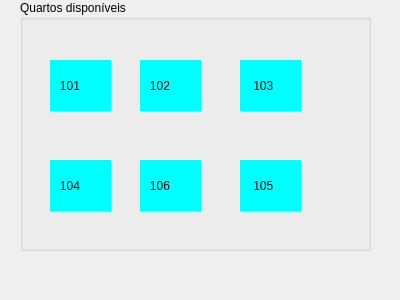
<?xml version="1.0" encoding="UTF-8"?>
<ui version="4.0">
 <class>fm_disponiveis</class>
 <widget class="QDialog" name="fm_disponiveis">
  <property name="geometry">
   <rect>
    <x>0</x>
    <y>0</y>
    <width>400</width>
    <height>300</height>
   </rect>
  </property>
  <property name="windowTitle">
   <string>Dialog</string>
  </property>
  <property name="styleSheet">
   <string notr="true">QLabel{
	background-color:#00FFFF;
	color: black;
}</string>
  </property>
  <widget class="QGroupBox" name="groupBox">
   <property name="geometry">
    <rect>
     <x>20</x>
     <y>0</y>
     <width>351</width>
     <height>251</height>
    </rect>
   </property>
   <property name="title">
    <string>Quartos disponíveis</string>
   </property>
   <widget class="QLabel" name="label101">
    <property name="geometry">
     <rect>
      <x>30</x>
      <y>60</y>
      <width>61</width>
      <height>51</height>
     </rect>
    </property>
    <property name="styleSheet">
     <string notr="true">background-color:#00FFFF;</string>
    </property>
    <property name="text">
     <string>   101</string>
    </property>
   </widget>
   <widget class="QLabel" name="label102">
    <property name="geometry">
     <rect>
      <x>120</x>
      <y>60</y>
      <width>61</width>
      <height>51</height>
     </rect>
    </property>
    <property name="styleSheet">
     <string notr="true">background-color:#00FFFF;</string>
    </property>
    <property name="text">
     <string>   102</string>
    </property>
   </widget>
   <widget class="QLabel" name="label103">
    <property name="geometry">
     <rect>
      <x>220</x>
      <y>60</y>
      <width>61</width>
      <height>51</height>
     </rect>
    </property>
    <property name="text">
     <string>    103</string>
    </property>
   </widget>
   <widget class="QLabel" name="label104">
    <property name="geometry">
     <rect>
      <x>30</x>
      <y>160</y>
      <width>61</width>
      <height>51</height>
     </rect>
    </property>
    <property name="text">
     <string>   104</string>
    </property>
   </widget>
   <widget class="QLabel" name="label106">
    <property name="geometry">
     <rect>
      <x>120</x>
      <y>160</y>
      <width>61</width>
      <height>51</height>
     </rect>
    </property>
    <property name="text">
     <string>   106</string>
    </property>
   </widget>
   <widget class="QLabel" name="label105">
    <property name="geometry">
     <rect>
      <x>220</x>
      <y>160</y>
      <width>61</width>
      <height>51</height>
     </rect>
    </property>
    <property name="styleSheet">
     <string notr="true">background-color:#00FFFF;</string>
    </property>
    <property name="text">
     <string>    105</string>
    </property>
   </widget>
  </widget>
 </widget>
 <resources/>
 <connections/>
</ui>
